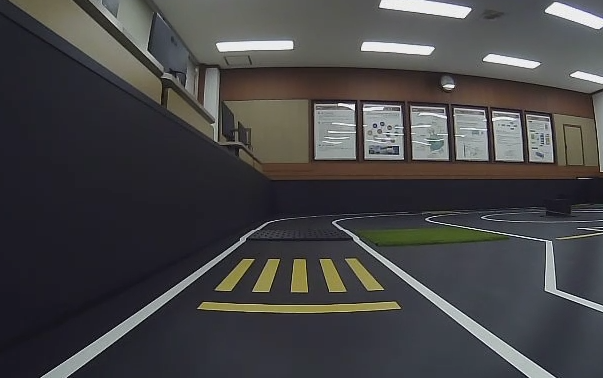
#> input picture src/traffic_sign/src/yellow.png, 603 x 378 px
$ python yellow.py
#> lines starting #> are read from the running program, lines starting #| are printed output that depends on the picture; after the words box and inside, x2 and y2 are one past the last pixel; in counts of white or black regions, pixels touching at a corner belong together

#!/usr/bin/env python
# -*- coding: utf-8 -*-

import cv2

original = cv2.imread('yellow.png', cv2.IMREAD_UNCHANGED)
#> original is the input picture: shape (378, 603, 3); mean B, G, R 70.2, 69.2, 69.8

L, A, B = cv2.split(cv2.cvtColor(original, cv2.COLOR_BGR2LAB))
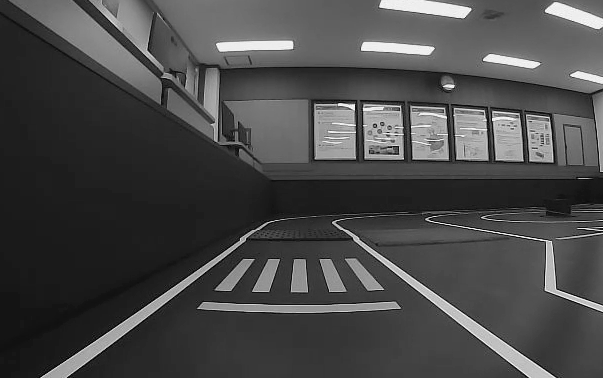
#> L: shape (378, 603); min 0, max 254, mean 73
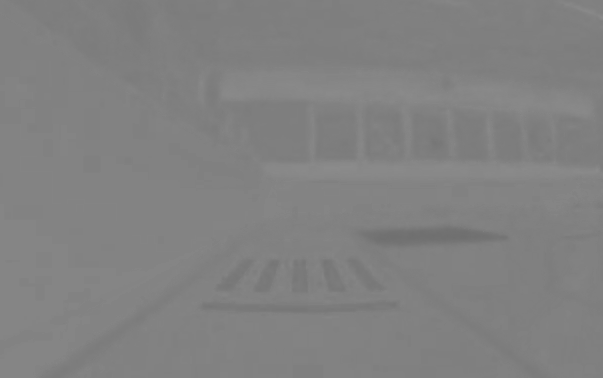
#> A: shape (378, 603); min 111, max 139, mean 129
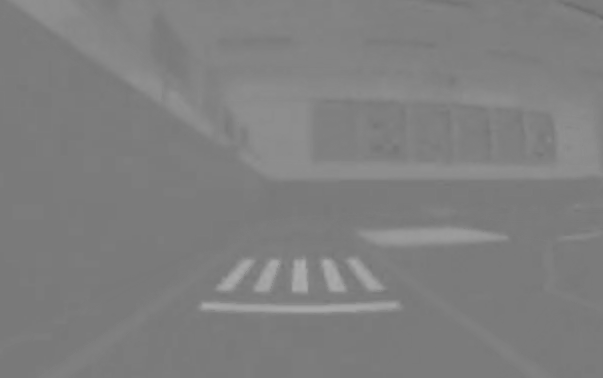
#> B: shape (378, 603); min 106, max 173, mean 127.2

_, L = cv2.threshold(L, 156, 255, cv2.THRESH_BINARY)
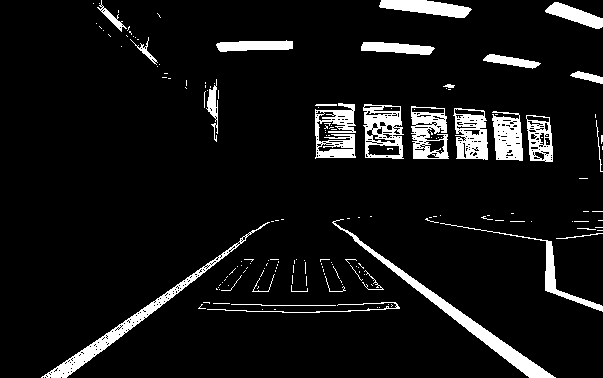
#> L: shape (378, 603); 7.8% white; 169 white regions (139 under 20 px), largest, box (x1, y1, x2, y2) and area: (332, 219, 556, 378) 2318, (41, 222, 270, 378) 2025, (315, 103, 356, 159) 1323
_, A = cv2.threshold(A, 156, 255, cv2.THRESH_BINARY)
#> A: shape (378, 603); every value is 0
_, B = cv2.threshold(B, 156, 255, cv2.THRESH_BINARY)
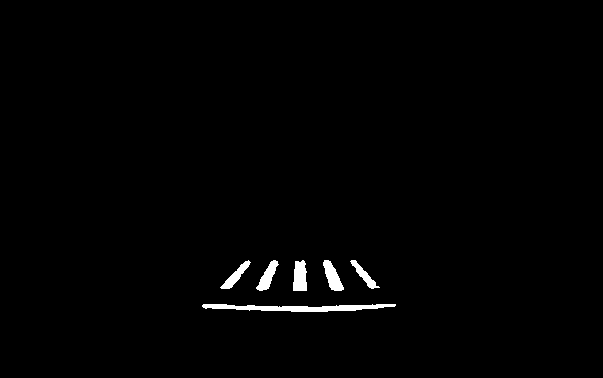
#> B: shape (378, 603); 1.1% white; 6 white regions, box (x1, y1, x2, y2) and area: (202, 304, 396, 312) 928, (293, 260, 307, 291) 367, (323, 260, 344, 291) 348, (256, 260, 279, 291) 311, (220, 260, 251, 289) 277, (350, 260, 380, 289) 243

cv2.imshow('original', original)
cv2.imshow('L', L)
cv2.imshow('A', A)
cv2.imshow('B', B)

cv2.waitKey(0)
cv2.destroyAllWindows()
